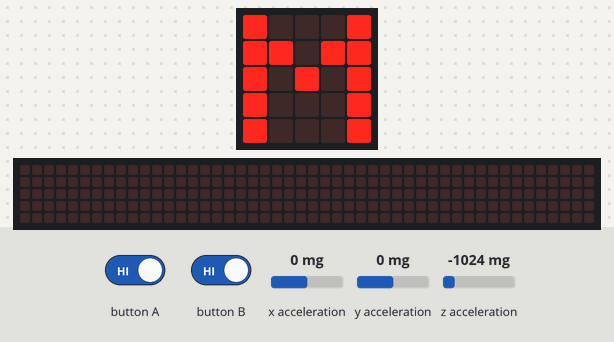
Bench run of a program on a simulated BBC micro:bit running MicroPython. On the bench: the board's 5×5 LED display, a strip that is not on the board, showing the scrolling text unrolled. The inputs (shaded band) are chosen by the test bench; at power-on: x acceleration 0 mg, y acceleration 0 mg, z acceleration -1024 mg. The 48×5 strip is a reading aid, not a part: it shows the text the display is scrolling, unrolled, one strip-width of it at a time.

Above: at 3.1 s.
At 14.0 s:
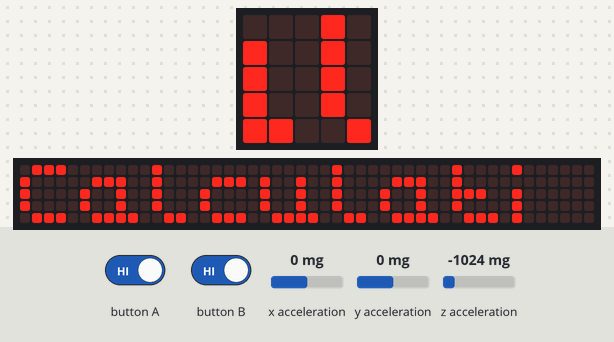
14.1 s: button A driven LOW and button B driven LOW
At 24.47 s:
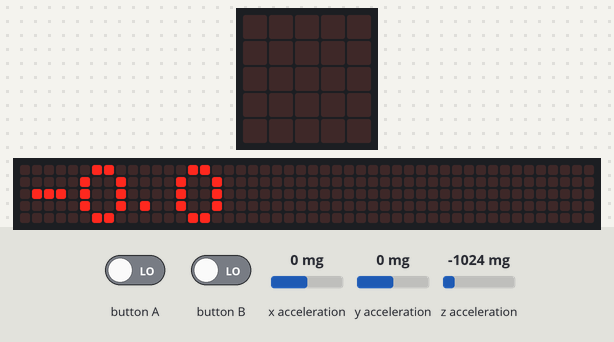
26.2 s: button A released
At 31.3 s:
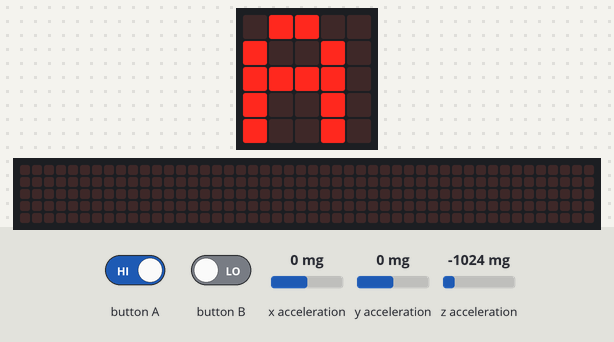
32.0 s: button A held down
At 35.37 s:
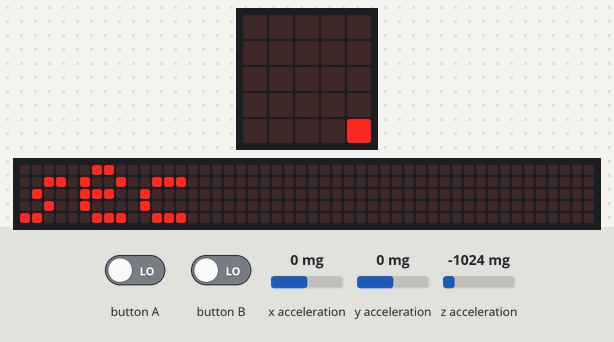

Measured:
- after the input at 14.1 s, the display: first differs from a run without the input after 10.3 s (image 2)
- after the input at 26.2 s, the display: first differs from a run without the input after 4.4 s (image 3)
- after the input at 32.0 s, the display: first changes at once (image 4 shows a later state)
- what the display in image 0 shows lasts 9.2 s, from 3.0 s to 12.2 s

The program:

spring.py
```python
from microbit import *
from array import array

N = 300
time_step = 30

def mean(arr):
    return sum(arr)/len(arr)

def autocorrelate(data):
    autocorrel = array("f",[0]*len(data))
    for i in range(len(data)):
        for j in range(len(data)):
            autocorrel[i] += data[j] * data[ ( j + i ) % len(data)]
    return autocorrel

def find_peaks(data):
    peaks = []
    for i in range(1, len(data)-1):
        if(data[i-1]<data[i] and data[i+1]<data[i]):
            peaks.append(i)
    return peaks

def calculate_period(peaks):
    diff = 0
    for i in range(len(peaks)-1):
        diff+=peaks[i+1]-peaks[i]
    return diff/(len(peaks)-1)*time_step*1e-3

for i in range(3):
    display.show(str(3-i))
    sleep(1000)

data = array("f",[0]*N)
display.show("M",delay=50)

for i in range(N):
    sleep(time_step)
    x = accelerometer.get_x()
    y = accelerometer.get_y()
    z = accelerometer.get_z()
    norm = (x**2 + y**2 + z**2)**(1/2)
    data[i]= norm

display.scroll("Calculating...")

autocor = autocorrelate(data)
peaks = find_peaks(autocor)
T = calculate_period(peaks)
#potrebno je dodati odsječak za računanje konstante elastičnosti:
#početak odsječka
#pi = 3.14159265359
#m = 0.200 #kg
#k = m*((2*pi)/T)**2
#kraj odsječka

while True:
    display.show("A")
    if button_a.is_pressed():
        display.scroll(str(T))
        display.scroll("sec")
    #potrebno je dodati odsječak za računanje konstante elastičnosti:
    #početak odsječka
    #if button_b.is_pressed():
    #    display.scroll(str(k))
    #kraj odsječka
```
